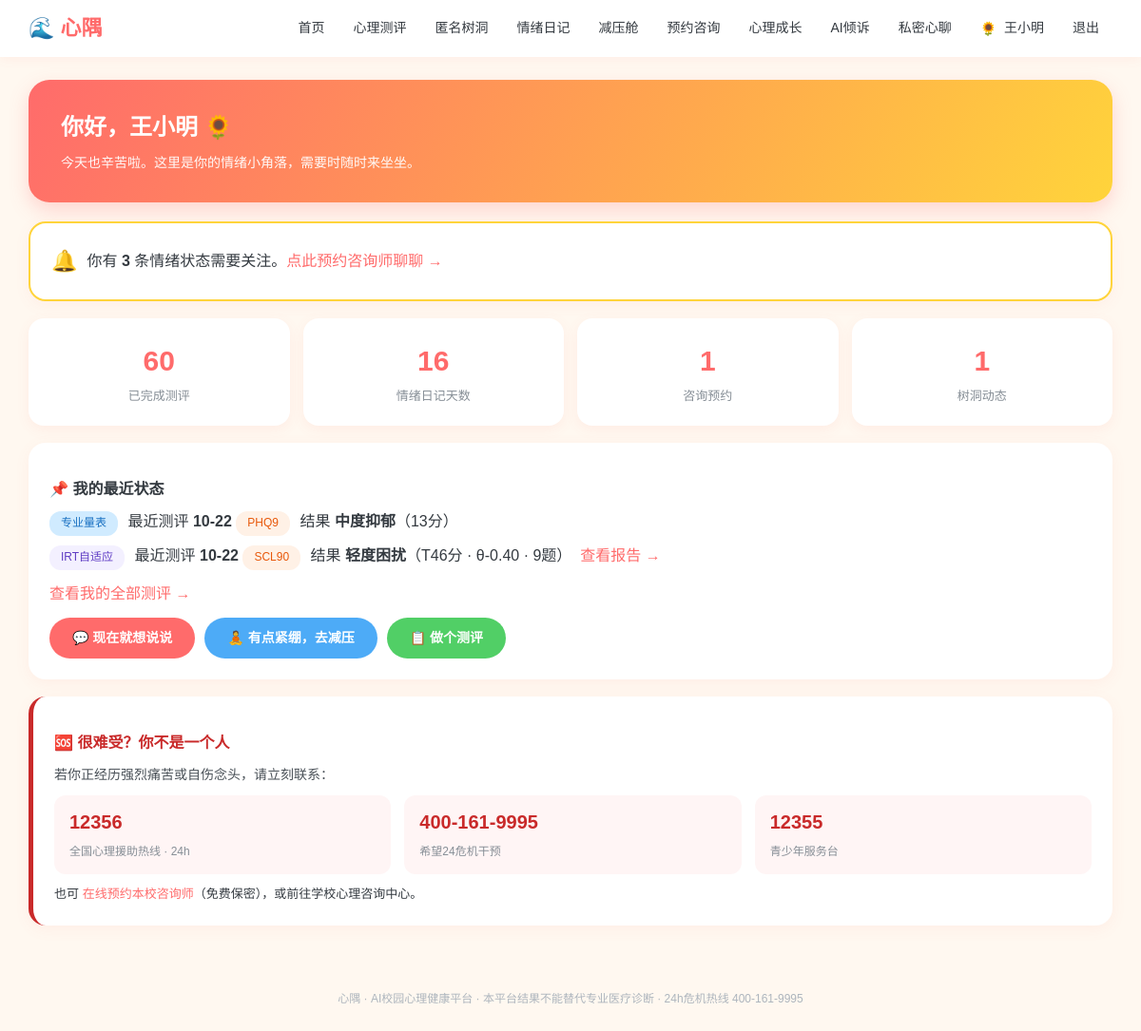
Page / (signed in) on the earlier database version.
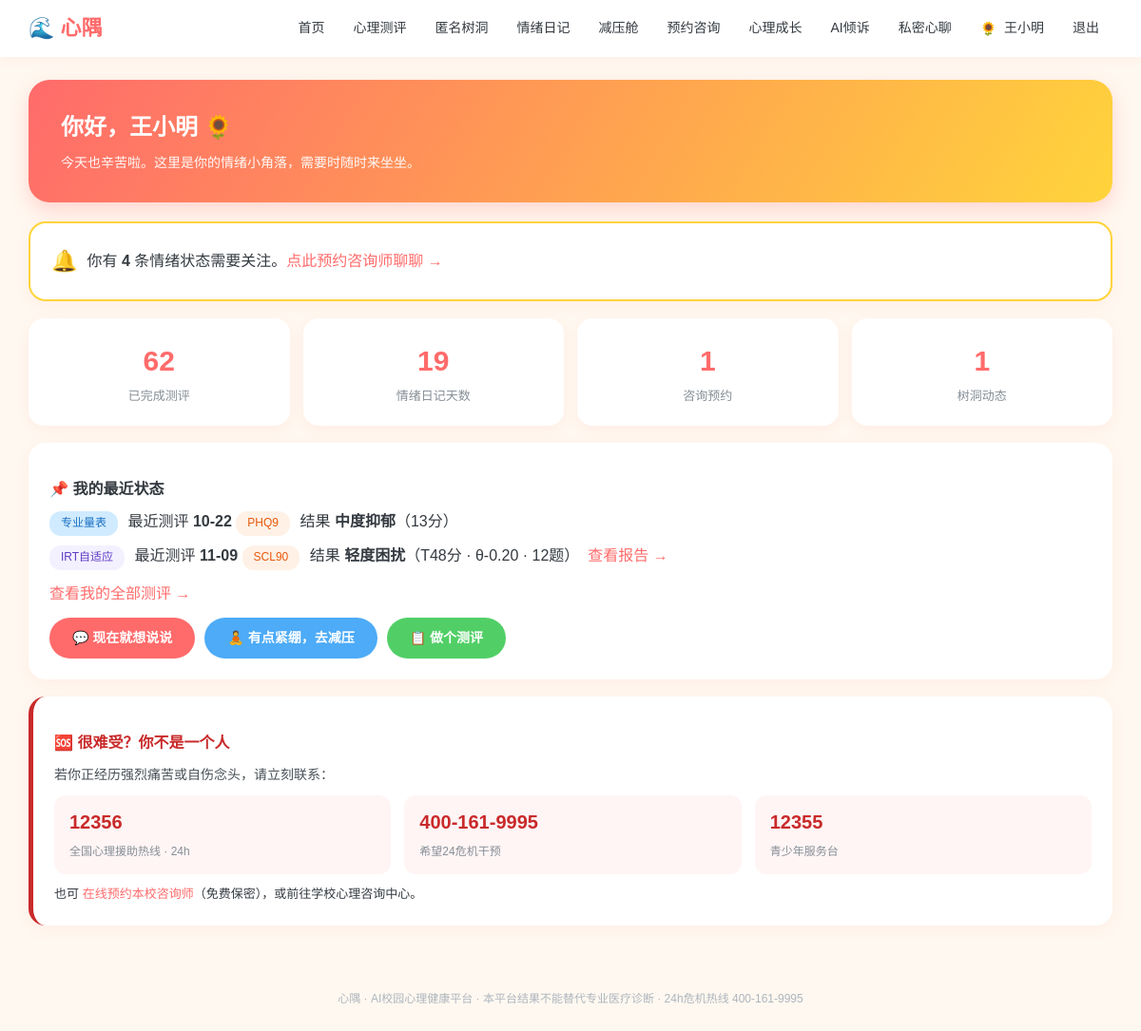
Same page on the later database version.
### models.py (models this page shows)
class IRTTest(db.Model):
    __tablename__ = "irt_tests"
    id = db.Column(db.Integer, primary_key=True)
    user_id = db.Column(db.Integer, db.ForeignKey("users.id"))
    scale_code = db.Column(db.String(16))           #scl90/sas/sds
    theta = db.Column(db.Float, default=0.0)       #最终潜变量估计
    se = db.Column(db.Float, default=1.0)         #测量标准误
    t_score = db.Column(db.Integer, default=50)    #T分
    level = db.Column(db.String(32), default="")   #风险等级
    n_items = db.Column(db.Integer, default=0)      #实际作答题数
    responses = db.Column(db.Text, default="")
    dims = db.Column(db.Text, default="")
    created_at = db.Column(db.DateTime, default=datetime.now)

### app.py (the view)
@app.route("/")
@login_required()
def index(u):
    if u.role == "counselor":
        return redirect(url_for("teacher_home"))
    latest = Assessment.query.filter_by(user_id=u.id).order_by(Assessment.created_at.desc()).first()
    latest_irt = IRTTest.query.filter_by(user_id=u.id).order_by(IRTTest.created_at.desc()).first()
    open_alerts = Alert.query.filter_by(user_id=u.id, status="open").count()
    stats = {"assess_cnt": Assessment.query.filter_by(user_id=u.id).count()+IRTTest.query.filter_by(user_id=u.id).count(),
        "mood_cnt": MoodDiary.query.filter_by(user_id=u.id).count(),"booking_cnt": Appointment.query.filter_by(student_id=u.id).count(),
        "post_cnt": TreePost.query.filter_by(user_id=u.id).count(),}
    return render_template("index.html", u=u, latest=latest, latest_irt=latest_irt,open_alerts=open_alerts, **stats)

### app.py (called while the page is built)
def login_required(role=None):
    def decor(f):
        @wraps(f)
        def wrapper(*args,**kwargs):
            uid = session.get("uid")
            if not uid:
                return redirect(url_for("login", next=request.path))
            u = db.session.get(User, uid)
            if not u:
                session.clear()
                return redirect(url_for("login"))
            if not u.profile_completed and request.endpoint not in (
                    "profile", "logout", "static", "avatar_upload"):
                flash("首次登录请先完善你的基本信息", "warn")
                return redirect(url_for("profile"))
            if role and u.role != role:
                flash("该页面需要相应权限", "warn")
                return redirect(url_for("index"))
            return f(u, *args, **kwargs)
        return wrapper
    return decor

### templates/index.html (shortened to what this page needs)
{% extends "base.html" %}
{% block body %}
<div class="hero-banner">
  <h1>你好，{{ u.real_name or u.username }} {{ u.avatar or '🌻' }}</h1>
  <p>今天也辛苦啦。这里是你的情绪小角落，需要时随时来坐坐。</p>
</div>
{% if open_alerts %}
<div class="card" style="border:2px solid #ffd43b;display:flex;align-items:center;gap:10px">
  <span style="font-size:22px">🔔</span>
  <div>你有 <b>{{ open_alerts }}</b> 条情绪状态需要关注。<a href="{{ url_for('booking') }}">点此预约咨询师聊聊 →</a></div>
</div>
{% endif %}
<div class="home-stats">
  <a class="hstat" href="{{ url_for('history') }}">
    <div class="hstat-n">{{ assess_cnt }}</div><div class="hstat-l">已完成测评</div>
  </a>
  <a class="hstat" href="{{ url_for('mood') }}">
    <div class="hstat-n">{{ mood_cnt }}</div><div class="hstat-l">情绪日记天数</div>
  </a>
  <a class="hstat" href="{{ url_for('my_booking') }}">
    <div class="hstat-n">{{ booking_cnt }}</div><div class="hstat-l">咨询预约</div>
  </a>
  <a class="hstat" href="{{ url_for('treehole') }}">
    <div class="hstat-n">{{ post_cnt }}</div><div class="hstat-l">树洞动态</div>
  </a>
</div>
<div class="card">
  <h3>📌 我的最近状态</h3>
  {% if latest or latest_irt %}
  <div style="margin-top:8px;display:flex;flex-direction:column;gap:8px">
    {% if latest %}
    <p style="margin:0">
      <span class="tag tag-blue">专业量表</span>
      最近测评 <b>{{ latest.created_at.strftime('%m-%d') }}</b>
      <span class="tag">{{ latest.scale_code|upper }}</span>
      结果 <b>{{ latest.level }}</b>（{{ latest.score }}分）
    </p>
    {% endif %}
    {% if latest_irt %}
    <p style="margin:0">
      <span class="tag" style="background:#f3f0ff;color:#5f3dc4">IRT自适应</span>
      最近测评 <b>{{ latest_irt.created_at.strftime('%m-%d') }}</b>
      <span class="tag">{{ latest_irt.scale_code|upper }}</span>
      结果 <b>{{ latest_irt.level }}</b>（T{{ latest_irt.t_score }}分 · θ{{ '%+.2f'|format(latest_irt.theta) }} · {{ latest_irt.n_items }}题）
      &nbsp;<a href="{{ url_for('irt_result', tid=latest_irt.id) }}">查看报告 →</a>
    </p>
    {% endif %}
    <p style="margin:4px 0 0"><a href="{{ url_for('my_assessments') }}">查看我的全部测评 →</a></p>
  </div>
  {% else %}
  <p style="color:#868e96;margin-top:8px">还没有测评记录，<a href="{{ url_for('assessments') }}">做一次专业自评 →</a></p>
  {% endif %}
  <div style="margin-top:12px;display:flex;gap:10px;flex-wrap:wrap">
    <a class="btn" href="{{ url_for('chat') }}">💬 现在就想说说</a>
    <a class="btn btn-sky" href="{{ url_for('relax') }}">🧘 有点紧绷，去减压</a>
    <a class="btn btn-mint" href="{{ url_for('assessments') }}">📋 做个测评</a>
  </div>
</div>
<div class="card help-strip">
  <h3 style="color:#c92a2a">🆘 很难受？你不是一个人</h3>
  <p style="font-size:14px;color:#495057;margin:6px 0 10px">若你正经历强烈痛苦或自伤念头，请立刻联系：</p>
  <div class="hotline-row">
    <div class="hot"><b>12356</b><span>全国心理援助热线 · 24h</span></div>
    <div class="hot"><b>400-161-9995</b><span>希望24危机干预</span></div>
    <div class="hot"><b>12355</b><span>青少年服务台</span></div>
  </div>
  <p style="font-size:13px;margin-top:10px">
    也可 <a href="{{ url_for('booking') }}">在线预约本校咨询师</a>（免费保密），或前往学校心理咨询中心。
  </p>
</div>
{% endblock %}

Differences in the rows shown:
no longer on this page (row unchanged): IRTTest: created_at "10-22", scale_code "SCL90", level "轻度困扰", t_score "46", theta "-0.40", n_items "9"
added IRTTest: created_at "11-09", scale_code "SCL90", level "轻度困扰", t_score "48", theta "-0.20", n_items "12"
Other differences:
{{ open_alerts }}: "3" → "4"
{{ assess_cnt }}: "60" → "62"
{{ mood_cnt }}: "16" → "19"
